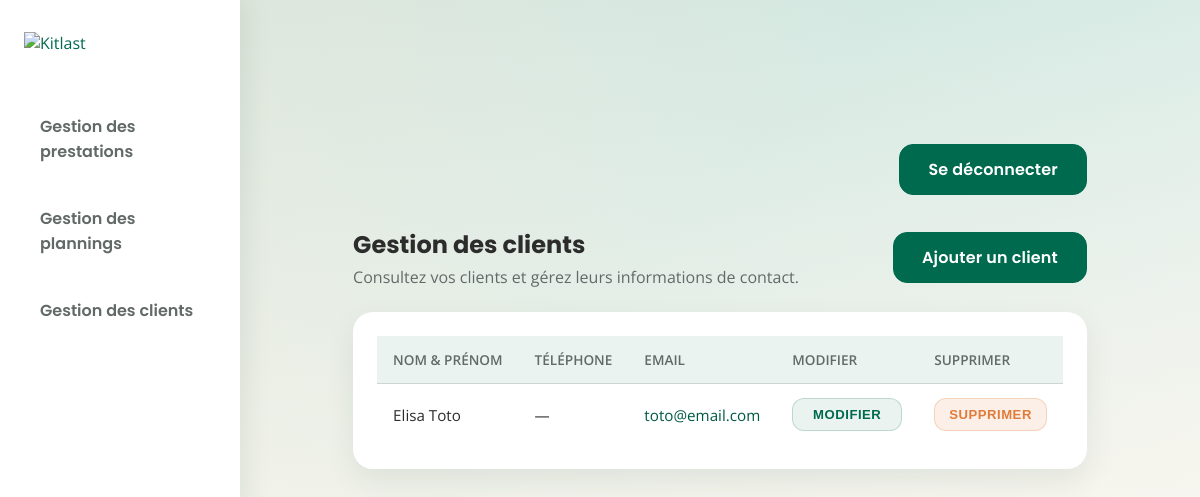
Before: /?section=clients (signed in) with the older database file.
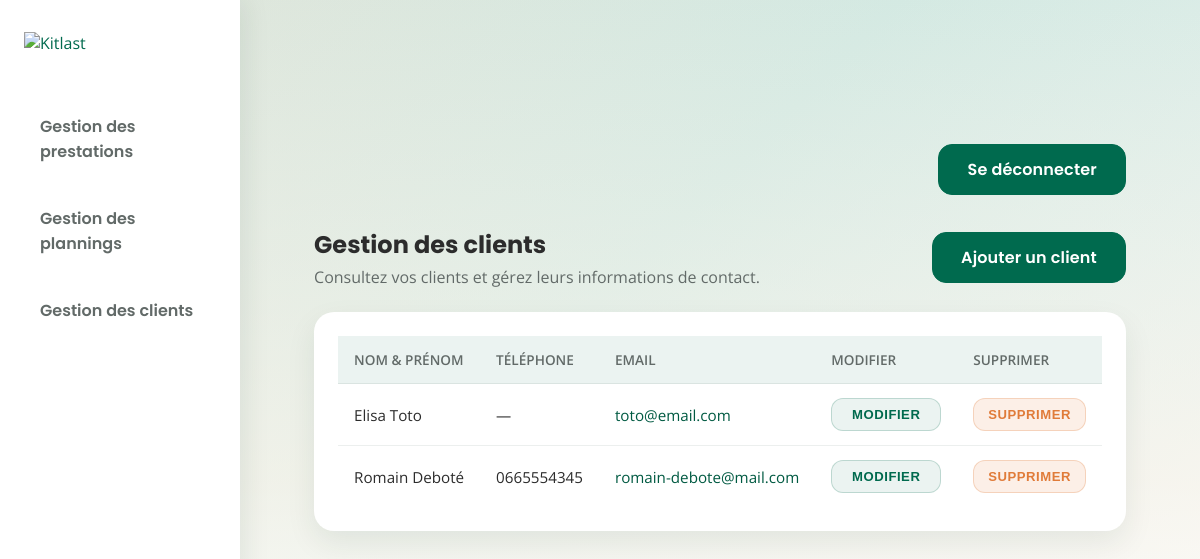
After: the same page with the newer database file.
### users/models.py (models this page shows, shortened)
class User(AbstractBaseUser, PermissionsMixin):
    class UserType(models.TextChoices):
        PROFESSIONAL = "professional", "Professionnel"
        INDIVIDUAL = "individual", "Particulier"
    email = models.EmailField("email address", unique=True)
    first_name = models.CharField(max_length=150, blank=True)
    last_name = models.CharField(max_length=150, blank=True)
    phone_number = models.CharField(max_length=30, blank=True)
    is_staff = models.BooleanField(default=False)
    is_active = models.BooleanField(default=True)
    date_joined = models.DateTimeField(default=timezone.now)
    user_type = models.CharField(
        max_length=20,
        choices=UserType.choices,
        default=UserType.INDIVIDUAL,
    )
    linked_professional = models.ForeignKey(
        "self",
        on_delete=models.SET_NULL,
        null=True,
        blank=True,
        related_name="linked_users",
        limit_choices_to={"user_type": UserType.PROFESSIONAL},
    )
    objects = UserManager()
    USERNAME_FIELD = "email"
    REQUIRED_FIELDS: list[str] = []

### accounts/views.py (the view, shortened to what this page needs)
# urls.py: path("", views.dashboard, name="dashboard"),
@login_required
def dashboard(request):
    section = request.GET.get("section", "overview")
    show_category_form = request.GET.get("show") == "category-form"
    categories = Category.objects.none()
    category_form = CategoryForm()
    service_form = ServiceForm()
    client_initial = (
        {"linked_professional": request.user.pk}
        if request.user.is_authenticated
        else None
    )
    client_form = ClientForm(initial=client_initial)
    show_service_form = request.GET.get("show") == "service-form"
    show_client_modal = False
    service_id_param = request.GET.get("service_id")
    category_for_new_service = request.GET.get("category")
    if service_id_param:
        service_form, _ = prepare_service_form(service_id_param)
        show_service_form = True
        section = "services"
    elif show_service_form and category_for_new_service:
        if Category.objects.filter(pk=category_for_new_service).exists():
            service_form = ServiceForm(initial={"category": category_for_new_service})
            section = "services"
    calendar = None
    clients: list[dict[str, str]] = []
    client_options: list[dict[str, str]] = []
    user_services = []
    is_professional = request.user.is_authenticated and request.user.user_type == User.UserType.PROFESSIONAL
    if request.user.is_authenticated:
        calendar = ensure_user_calendar(request.user)
        user_service_qs = Service.objects.filter(created_by=request.user).order_by(
            "name"
        )
        categories = (
            Category.objects.filter(services__created_by=request.user)
            .prefetch_related(Prefetch("services", queryset=user_service_qs))
            .distinct()
        )
        user_services = list(user_service_qs)
        if is_professional:
            client_queryset = User.objects.filter(
                user_type=User.UserType.INDIVIDUAL,
                linked_professional=request.user,
            ).order_by("first_name", "last_name", "email")
            for client in client_queryset:
                full_name = (f"{client.first_name} {client.last_name}".strip()) or client.email
                client_data = {
                    "id": client.pk,
                    "full_name": full_name,
                    "email": client.email,
                    "phone": getattr(client, "phone_number", "") or "—",
                }
                clients.append(client_data)
                client_options.append(
                    {
                        "id": client.pk,
                        "label": full_name,
                    }
                )
    else:
        categories = Category.objects.none()
    try:
        week_offset = int(request.GET.get("week_offset", "0"))
    except (TypeError, ValueError):
        week_offset = 0
    today = timezone.localdate()
    start_of_week = (
        today - timedelta(days=today.weekday()) + timedelta(weeks=week_offset)
    )
    end_of_week = start_of_week + timedelta(days=6)
    planner_week_summary = (
        f"Semaine {start_of_week.isocalendar().week} · "
        f"{start_of_week.strftime('%d/%m')} → {end_of_week.strftime('%d/%m')}"
    )
    context = {
        "section": section,
        "categories": categories,
        "category_form": category_form,
        "show_category_form": show_category_form,
        "show_category_modal": show_category_form or bool(category_form.errors),
        "service_form": service_form,
        "show_service_form": show_service_form,
        "show_service_modal": show_service_form or bool(service_form.errors),
        "client_form": client_form,
        "show_client_modal": show_client_modal or bool(client_form.errors),
        "is_professional": is_professional,
        "planner_hours": PLANNER_HOURS,
        "planning_days": build_calendar_events(calendar, week_offset=week_offset),
        "week_offset": week_offset,
        "planner_week_summary": planner_week_summary,
        "user_services": user_services,
        "clients": clients,
        "client_options": client_options,
    }
    return render(request, "accounts/dashboard.html", context)

### accounts/models.py (called while the page is built)
    def __str__(self) -> str:
        return str(self.name)

### accounts/planning.py (called while the page is built)
def _weekday_label(value: datetime) -> str:
    return ["Lun.", "Mar.", "Mer.", "Jeu.", "Ven.", "Sam.", "Dim."][value.weekday()]

def _start_of_week(week_offset: int) -> date:
    today = timezone.localdate()
    current_week_start = today - timedelta(days=today.weekday())
    return current_week_start + timedelta(weeks=week_offset)

def _empty_week(start_of_week: date) -> list[dict[str, object]]:
    return [
        {
            "label": _weekday_label(
                datetime.combine(start_of_week + timedelta(days=index), time.min)
            ),
            "date": (start_of_week + timedelta(days=index)).strftime("%d/%m"),
            "events": [],
        }
        for index in range(7)
    ]

### templates/accounts/dashboard.html (shortened to what this page needs)
{% extends "base.html" %}
{% load static %}
{% block head %}
<link rel="stylesheet" href="{% static 'css/dashboard.css' %}">
{% endblock %}
{% block content %}
<div class="kitlast-dashboard-layout">
  <aside class="kitlast-dashboard-sidebar">
    <div class="kitlast-dashboard-sidebar__logo">
      <a href="{% url 'dashboard' %}?section=overview" data-section-target="overview">
        <img src="https://kitlast.com/wp-content/uploads/2025/08/kitlast-200-x-100-px.svg" alt="Kitlast" />
      </a>
    </div>
    <nav class="kitlast-dashboard-sidebar__nav" aria-label="Menu du tableau de bord">
      <ul>
        <li>
          <button type="button" class="kitlast-dashboard-sidebar__toggle" data-section-target="services"
            aria-expanded="{% if section == 'services' %}true{% else %}false{% endif %}"
            aria-controls="services-subnav">Gestion des prestations</button>
        </li>
        <li><a href="{% url 'dashboard' %}?section=planning" data-section-target="planning">Gestion des plannings</a>
        </li>
        <li><a href="{% url 'dashboard' %}?section=clients" data-section-target="clients">Gestion des clients</a></li>
      </ul>
    </nav>
  </aside>
  <section class="kitlast-dashboard-area">
    <div class="kitlast-dashboard">
      <div class="kitlast-dashboard__topbar">
        <form method="post" action="{% url 'logout' %}" class="kitlast-form-inline">
          <button type="submit" class="kitlast-button">Se déconnecter</button>
        </form>
      </div>
      <div class="kitlast-dashboard-content" data-active-section="{{ section }}"
        data-show-category="{{ show_category_form|yesno:'true,false' }}"
        data-show-service="{{ show_service_form|yesno:'true,false' }}"
        data-week-offset="{{ week_offset }}">
        {% include "accounts/dashboard_clients.html" %}
      </div>
    </div>
  </section>
</div>
{% endblock %}

### templates/accounts/dashboard_clients.html (shortened to what this page needs)
{% load modal_tags %}
<section class="kitlast-content-section{% if section == 'clients' %} is-active{% endif %}"
  data-section="clients">
  <header class="kitlast-section-header">
    <div>
      <h2>Gestion des clients</h2>
      <p class="kitlast-section-header__text">Consultez vos clients et gérez leurs informations de contact.</p>
    </div>
    {% if is_professional %}
    <button type="button" class="kitlast-button" data-open-client-modal>Ajouter un client</button>
    {% endif %}
  </header>
  <div class="kitlast-table-wrapper">
    {% if clients %}
    <table class="kitlast-table">
      <thead>
        <tr>
          <th scope="col">Nom &amp; prénom</th>
          <th scope="col">Téléphone</th>
          <th scope="col">Email</th>
          <th scope="col">Modifier</th>
          <th scope="col">Supprimer</th>
        </tr>
      </thead>
      <tbody>
        {% for client in clients %}
        <tr>
          <td data-label="Nom &amp; prénom">{{ client.full_name }}</td>
          <td data-label="Téléphone">{{ client.phone }}</td>
          <td data-label="Email">
            <a href="mailto:{{ client.email }}" class="kitlast-link">{{ client.email }}</a>
          </td>
          <td data-label="Modifier">
            <button type="button" class="kitlast-service-line__action">Modifier</button>
          </td>
          <td data-label="Supprimer">
            <button type="button" class="kitlast-service-line__action kitlast-service-line__action--danger">Supprimer</button>
          </td>
        </tr>
        {% endfor %}
      </tbody>
    </table>
    {% else %}
    <p class="kitlast-empty">Aucun client enregistré pour le moment.</p>
    {% endif %}
  </div>
</section>

Changed rows visible on the page:
added User: phone "0665554345", email "romain-debote@mail.com"
Other visible differences:
new list line: "Romain Deboté MODIFIER SUPPRIMER"
